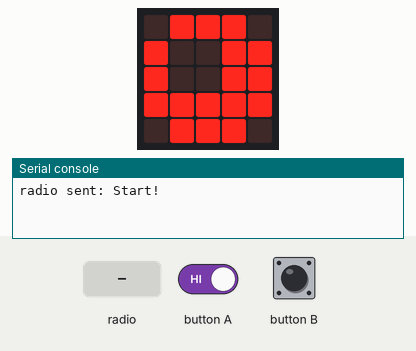
A program run on a simulated BBC micro:bit (MakeCode). Shown: the board's 5×5 LED display, the last lines printed to the serial console. Inputs (shaded band) come from the test bench. Random numbers come from a fixed seed; no radio messages arrive unless stated (any console line starting 'radio sent:' is added by the test bench); the 48×5 strip is a reading aid, not a part: it shows the text the display is scrolling, unrolled, one strip-width of it at a time.

Above: at 1.2 s.
1.3 s: button B pressed for 1 s
At 2.0 s:
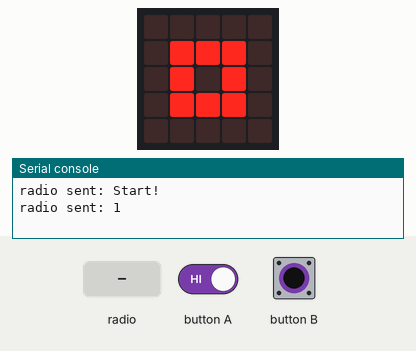
4.5 s: radio message "5" arrives
At 7.3 s:
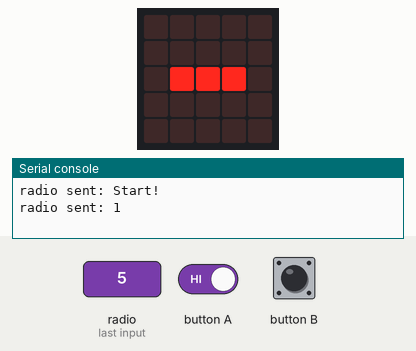
7.8 s: button A driven LOW and button B driven LOW
10.2 s: button B released
At 12.2 s:
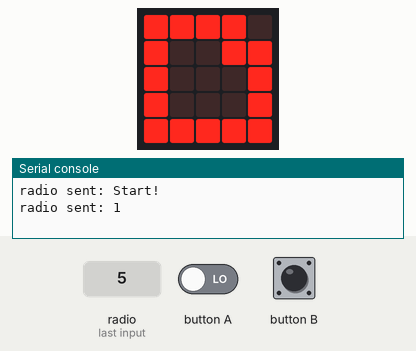
13.5 s: button B held down
At 14.13 s:
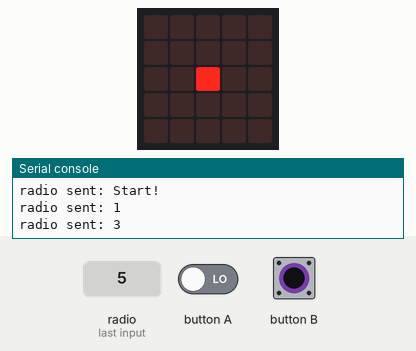
16.2 s: radio message "1" arrives
At 19.5 s:
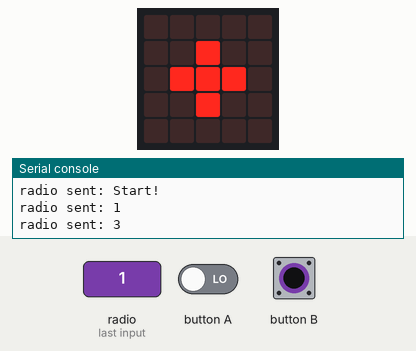
Timing chart, 0 to 20.5 s (numbered marks = the images above; inputs shaded):
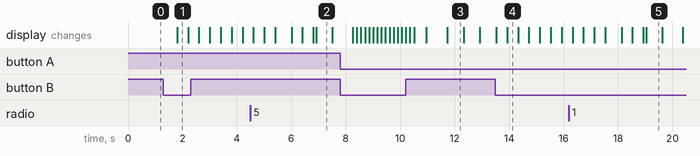

Measured:
- after the input at 1.3 s, the display: changes after 0.51 s (image 1)
- what the display in image 1 shows lasts 0.4 s, from 1.8 s to 2.2 s
- what the display in image 2 shows lasts 0.6 s, from 6.9 s to 7.5 s

The program:

main.ts
```typescript
function показать_Предмет (X: number) {
    if (X == 1) {
        показать_Камень()
    }
    if (X == 2) {
        показать_Ножницы()
    }
    if (X == 3) {
        показать_Бумагу()
    }
}
function показать_Ножницы () {
    basic.showLeds(`
        # . . . #
        . # . # .
        . . # . .
        . # . # .
        # . . . #
        `)
}
radio.onReceivedNumber(function (receivedNumber) {
    Ответ = receivedNumber
})
function ждать_Ответ () {
    while (Ответ == 0) {
        basic.showLeds(`
            . . . . .
            . . . . .
            . . . . .
            . . . . .
            . . . . .
            `)
        basic.showLeds(`
            . . . . .
            . . . . .
            . . # . .
            . . . . .
            . . . . .
            `)
    }
}
function сделать_Ход () {
    radio.sendNumber(Предмет)
    basic.showLeds(`
        . . . . .
        . # # # .
        . # . # .
        . # # # .
        . . . . .
        `)
    basic.showLeds(`
        . . . . .
        . . . . .
        . . # . .
        . . . . .
        . . . . .
        `)
    basic.clearScreen()
}
function показать_Камень () {
    basic.showLeds(`
        . # # # .
        # . . # #
        # . . # #
        # # # # #
        . # # # .
        `)
}
function показать_Раунд () {
    Пара = Предмет * 10 + Ответ
    if (Предмет == Ответ) {
        basic.showLeds(`
            . . . . .
            . # # # .
            . # . # .
            . # # # .
            . . . . .
            `)
    } else {
        if (Пара == 12 || (Пара == 23 || Пара == 31)) {
            basic.showLeds(`
                . . . . .
                . . # . .
                . # # # .
                . . # . .
                . . . . .
                `)
            Мой_Счет += 1
        } else {
            Его_Счет += 1
            basic.showLeds(`
                . . . . .
                . . . . .
                . # # # .
                . . . . .
                . . . . .
                `)
        }
    }
    basic.pause(200)
    basic.showString(" ")
    basic.showString("" + Мой_Счет + Его_Счет)
    basic.showString(" ")
}
function показать_Бумагу () {
    basic.showLeds(`
        # # # # .
        # . . # #
        # . . . #
        # . . . #
        # # # # #
        `)
}
function выбрать_Предмет () {
    Предмет = randint(1, 3)
    while (!(input.buttonIsPressed(Button.B))) {
        показать_Предмет(Предмет)
        if (input.buttonIsPressed(Button.A)) {
            Предмет += 1
            if (Предмет > 3) {
                Предмет = 1
            }
        }
        basic.pause(200)
    }
}
function показать_Ответ () {
    basic.showLeds(`
        . . . . .
        . . . . .
        . . . . .
        . . . . .
        . . . . .
        `)
    basic.showLeds(`
        . . . . .
        . . . . .
        . . # . .
        . . . . .
        . . . . .
        `)
    показать_Предмет(Ответ)
    basic.pause(200)
    basic.showLeds(`
        . . . . .
        . # # # .
        . # . # .
        . # # # .
        . . . . .
        `)
    basic.showLeds(`
        . . . . .
        . . . . .
        . . # . .
        . . . . .
        . . . . .
        `)
    basic.clearScreen()
    basic.pause(100)
}
let Пара = 0
let Предмет = 0
let Ответ = 0
let Его_Счет = 0
let Мой_Счет = 0
radio.setGroup(1)
radio.sendString("Start!")
Мой_Счет = 0
Его_Счет = 0
basic.forever(function () {
    Ответ = 0
    выбрать_Предмет()
    сделать_Ход()
    ждать_Ответ()
    показать_Ответ()
    показать_Раунд()
})
```

test.ts
```typescript
// здесь помещаются тесты; они не будут скомпилированы, пока пакет используется в качестве расширения.
```
